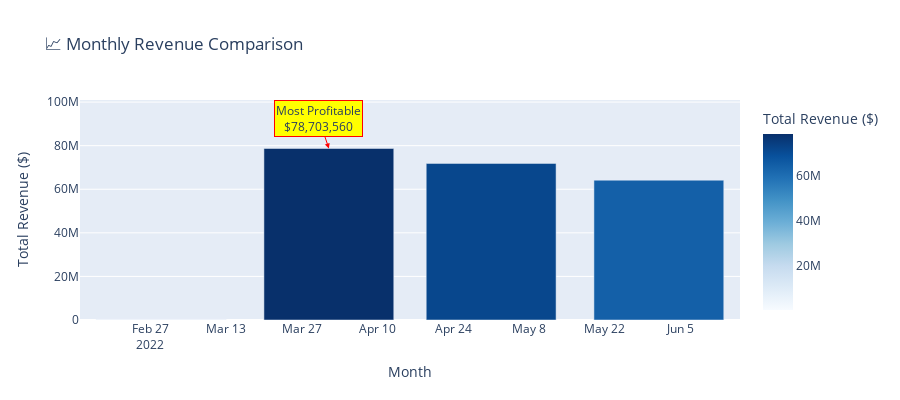

The notebook cell saved with this chart:
### Code cell
# 🏆 IDENTIFY MOST PROFITABLE MONTH
most_profitable_month = monthly_totals.loc[monthly_totals['total_revenue'].idxmax()]

print("🏆 MOST PROFITABLE MONTH ANALYSIS:")
print("=" * 50)
print(f"📅 Month: {most_profitable_month['year_month']}")
print(f"💰 Total Revenue: ${most_profitable_month['total_revenue']:,.0f}")
print(f"📦 Total Orders: {most_profitable_month['order_count']:,}")
print(f"💵 Average Order Value: ${most_profitable_month['total_revenue']/most_profitable_month['order_count']:,.0f}")

# Create monthly revenue visualization
fig = px.bar(monthly_totals, 
             x='year_month', 
             y='total_revenue',
             title='📈 Monthly Revenue Comparison',
             labels={'total_revenue': 'Total Revenue ($)', 'year_month': 'Month'},
             color='total_revenue',
             color_continuous_scale='Blues')

fig.update_layout(
    showlegend=False,
    xaxis_title="Month",
    yaxis_title="Total Revenue ($)",
    height=400
)

# Highlight most profitable month
fig.add_annotation(
    x=most_profitable_month['year_month'],
    y=most_profitable_month['total_revenue'],
    text=f"Most Profitable<br>${most_profitable_month['total_revenue']:,.0f}",
    showarrow=True,
    arrowhead=2,
    arrowcolor="red",
    bgcolor="yellow",
    bordercolor="red"
)

fig.show()

### Figure 1 — Plotly figure (JSON) as saved in the notebook; plotly's stock layout.template omitted (floating-point values rounded to 4 significant figures)
{"data": [{"hovertemplate": "Month=%{x}<br>Total Revenue ($)=%{marker.color}<extra></extra>", "legendgroup": "", "marker": {"color": [284400.0, 78700000.0, 71860000.0, 64170000.0], "coloraxis": "coloraxis", "pattern": {"shape": ""}}, "name": "", "orientation": "v", "showlegend": false, "textposition": "auto", "type": "bar", "x": ["2022-03", "2022-04", "2022-05", "2022-06"], "xaxis": "x", "y": [284400.0, 78700000.0, 71860000.0, 64170000.0], "yaxis": "y"}], "layout": {"annotations": [{"arrowcolor": "red", "arrowhead": 2, "bgcolor": "yellow", "bordercolor": "red", "showarrow": true, "text": "Most Profitable<br>$78,703,560", "x": "2022-04", "y": 78703560}], "barmode": "relative", "coloraxis": {"colorbar": {"title": {"text": "Total Revenue ($)"}}, "colorscale": [[0, "rgb(247,251,255)"], [0.125, "rgb(222,235,247)"], [0.25, "rgb(198,219,239)"], [0.375, "rgb(158,202,225)"], [0.5, "rgb(107,174,214)"], [0.625, "rgb(66,146,198)"], [0.75, "rgb(33,113,181)"], [0.875, "rgb(8,81,156)"], [1, "rgb(8,48,107)"]]}, "height": 400, "legend": {"tracegroupgap": 0}, "showlegend": false, "title": {"text": "📈 Monthly Revenue Comparison"}, "xaxis": {"anchor": "y", "domain": [0, 1], "title": {"text": "Month"}}, "yaxis": {"anchor": "x", "domain": [0, 1], "title": {"text": "Total Revenue ($)"}}}}
